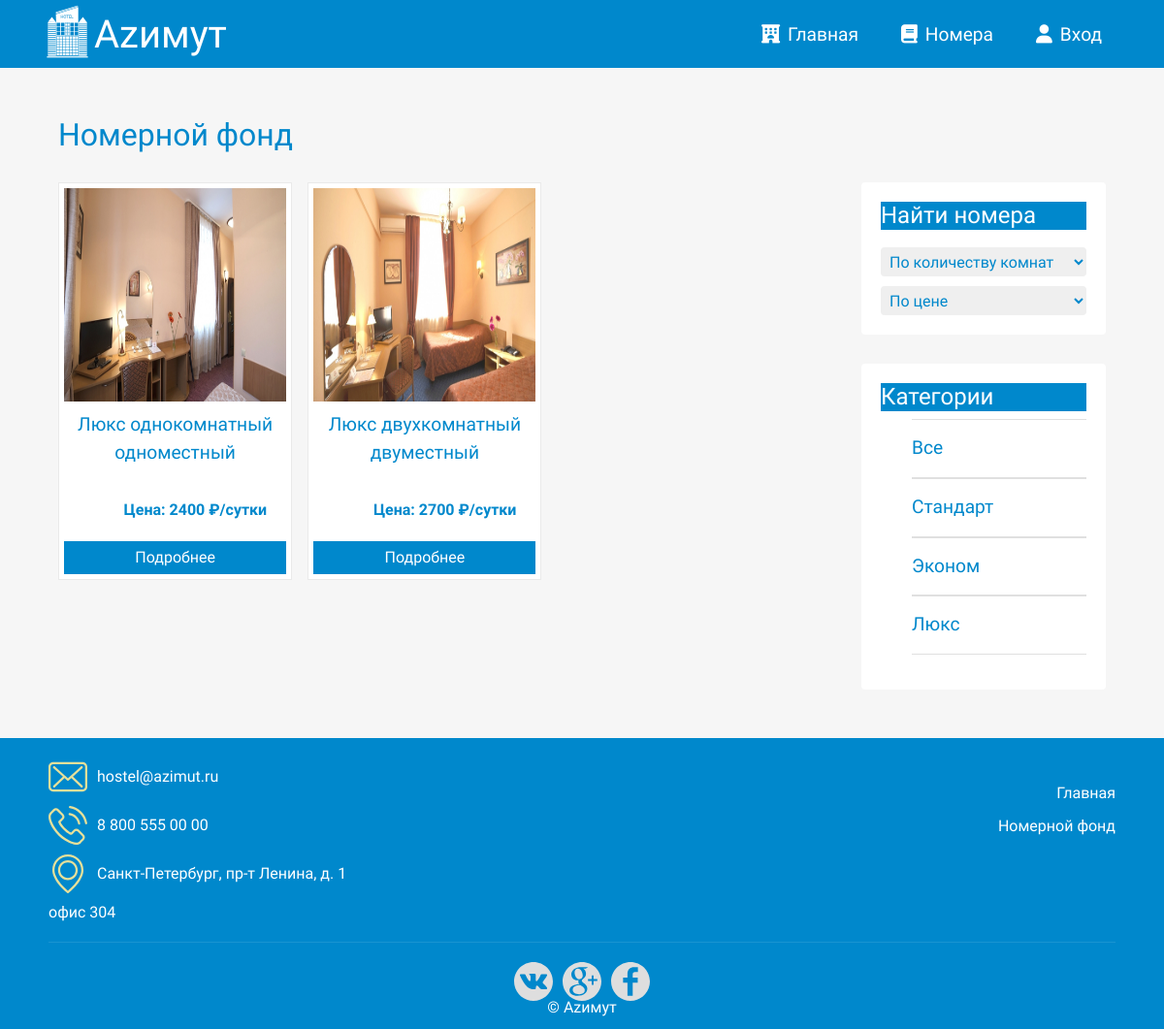
The page /index.php?page=room_cat&id_cat=3 on the database its author committed.
### tables this page shows
CREATE TABLE `rooms` (
  `id_room` int NOT NULL,
  `name` varchar(60) NOT NULL,
  `category_id` int NOT NULL,
  `room_count` int NOT NULL,
  `description` text NOT NULL,
  `status_id` int NOT NULL,
  `price` int NOT NULL,
  `photo` varchar(40) NOT NULL
);

CREATE TABLE `category` (
  `id_category` int NOT NULL,
  `category` varchar(30) NOT NULL
);

### templates/rooms.php (the view, shortened to what this page needs)
<div class="rooms-content row">
	<h2>Номерной фонд</h2>
	<div class="catalogList col-md-9 col-12">
		<?php foreach ($sql as $room): ?>
			<div class="shopUnit">
				<img src = "<?php echo $room['photo']; ?>" />
				<div class="shopUnitName">
					<?php echo $room['name']; ?>
				</div>
				<div class="shopUnitPrice">
					Цена: <?php echo $room['price'] . ' ₽/сутки'; ?>
				</div>
                   <a href="index.php?page=single&id_room=<?php echo $room['id_room']; ?>" class="shopUnitMore">Подробнее</a>
               </div>
           <?php endforeach; ?>
       </div>
	<div class="sidebar col-md-3 col-12">
		<div class="section sort">
			<h4>Найти номера</h4>
			<select onchange="location=value">
				<option value="" selected="true" disabled="disabled">По количеству комнат</option>
			</select>
			<select onchange="location=value">
				<option value="" selected="true" disabled="disabled">По цене</option>
			</select>
		</div>
		<div class="section category">
			<h4>Категории</h4>
			<ul>
				<li><a href="index.php?page=room_cat&id_cat=0">Все</a></li>
				<?php
					$sql_cat = $link->query("SELECT * FROM `category`");
					foreach($sql_cat as $category):
				?>
				<li><a href="index.php?page=room_cat&id_cat=<?php echo $category['id_category'];?>"><?php echo $category['category'] ?></a></li>
			<?php endforeach?>
			</ul>
		</div>
	</div>
</div>

### css/hotel.css (style rules this page uses)
* { font-family: 'Comfortaa', cursive; }
html, h1, h2, h3, h4, h5, h6 { color: #0088cc; }
body { background: #f6f6f6; }
a { text-decoration: none; color: inherit; }
.rooms-content { display: flex; flex-direction: row; }
.rooms-content h2 { margin: 30px 0; }
.catalogList { width: 75%; }
.shopUnit { float: left; padding: 5px; width: 30%; border: 1px solid rgba(225, 225, 225, 0.7); margin-right: 2%; margin-bottom: 20px; background: #fff; }
.shopUnitName { width: 100%; text-align: center; margin-top: 10px; font-size: 1.2em; color: #0088cc; height: 80px; }
.shopUnit img { width: 100%; height: 220px; }
.shopUnitPrice { text-align: right; padding-right: 20px; margin-top: 10px; color: #0088cc; font-weight: bold; }
.shopUnitMore { border: none; padding: 5px 15px; background-color: #0088cc; display: block; margin-top: 20px; text-align: center; color: #fff; text-decoration: none; }
.sidebar { width: 25%; }
.sidebar .section { background: #fff; padding: 20px; border-radius: 4px; margin-bottom: 30px; }
.sidebar .section h4 { background: #0088cc; color: #fff; }
.sort select { height: 30px; width: 100%; border-radius: 4px; margin-top: 10px; padding: 5px 5px; border: 0px; color: #0088cc; }
.sort option { height: 30px; width: 100%; border-radius: 4px; margin-top: 10px; padding: 5px 5px; border: 0px; color: #0088cc; }
.category ul li { margin: 0px; padding: 0px; list-style: none; border-top: 1px solid #e0e0e0; position: relative; }
.sidebar .category ul li a { display: block; padding: 15px 0px 15px 0px; border-bottom: 1px solid #e0e0e0; transition: all 0.3s; text-decoration: none; font-weight: 500; color: #0088cc; font-size: 1.2em; }

### rows shown on the page
rooms: photo (picture), name "Люкс однокомнатный одноместный", price "2400"
rooms: photo (picture), name "Люкс двухкомнатный двуместный", price "2700"
category: category "Стандарт"
category: category "Эконом"
category: category "Люкс"
